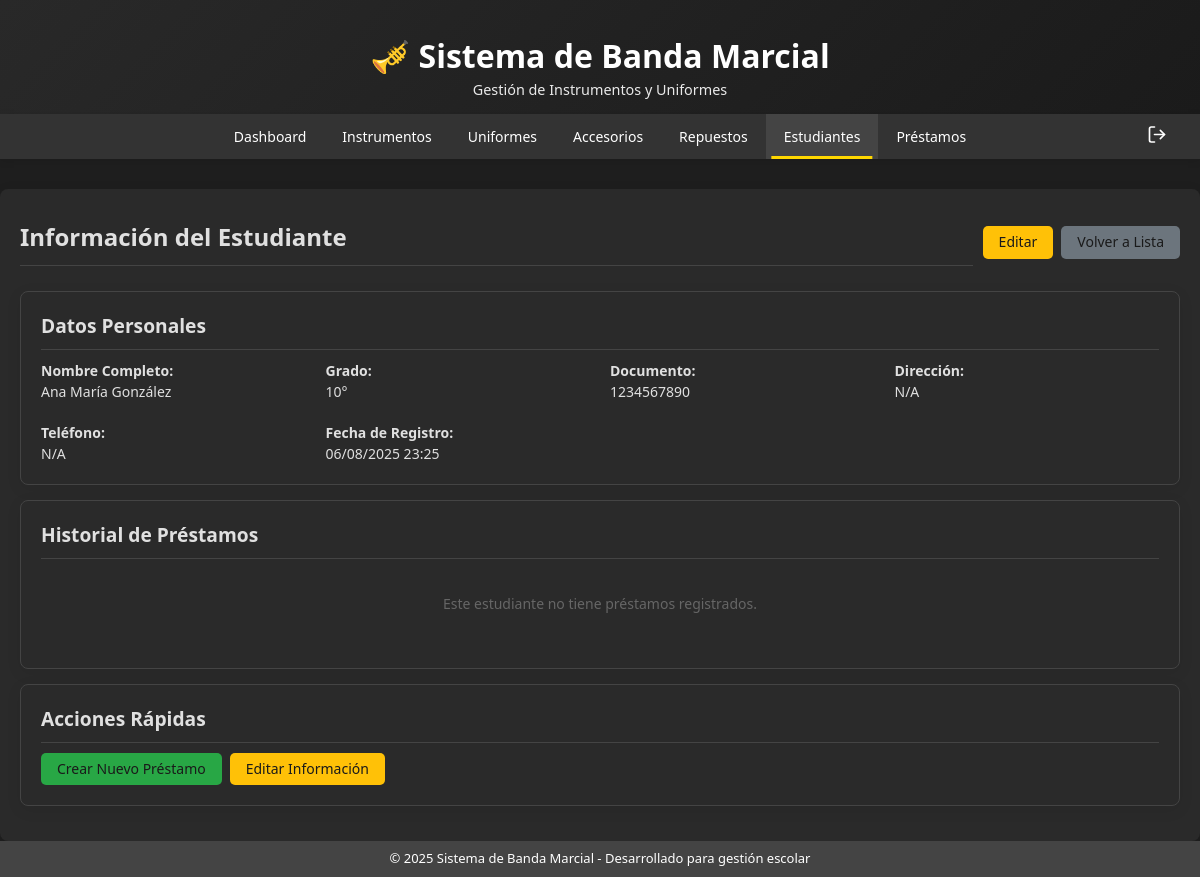
The page /modules/estudiantes/ver.php?id=1 (signed in) on the database its author committed.
### tables this page shows
CREATE TABLE IF NOT EXISTS estudiantes (
  id INT AUTO_INCREMENT PRIMARY KEY,
  nombre_completo VARCHAR(150) NOT NULL,
  grado VARCHAR(20) NOT NULL,
  documento_identidad VARCHAR(50) UNIQUE NOT NULL,
  direccion VARCHAR(255) NULL,  
  telefono VARCHAR(20) NULL,    
  fecha_registro TIMESTAMP DEFAULT CURRENT_TIMESTAMP,
  activo BOOLEAN DEFAULT TRUE
);

### modules/estudiantes/ver.php (the view, shortened to what this page needs)
<?php
require_once '../../includes/header.php';
$conn = getDBConnection();
$id = isset($_GET['id']) ? (int)$_GET['id'] : 0;
try {
    $stmt = $conn->prepare("SELECT *, direccion, telefono FROM estudiantes WHERE id = ?");
    $stmt->execute([$id]);
    $estudiante = $stmt->fetch(PDO::FETCH_ASSOC);
    $stmt = $conn->prepare("
        SELECT p.*,
               SUM(pi.cantidad_prestada) as total_items_prestados,
               SUM(pi.cantidad_prestada - pi.cantidad_devuelta) as items_pendientes
        FROM prestamos p
        LEFT JOIN prestamo_items pi ON p.id = pi.prestamo_id
        WHERE p.estudiante_id = ?
        GROUP BY p.id
        ORDER BY p.fecha_prestamo DESC
    ");
    $stmt->execute([$id]);
    $prestamos = $stmt->fetchAll(PDO::FETCH_ASSOC);
} catch(PDOException $e) {
    echo "Error: " . $e->getMessage();
    exit;
}
?>
<div class="main-content">
    <div class="header-actions">
        <h2>Información del Estudiante</h2>
        <div class="btn-group">
            <a href="editar.php?id=<?php echo $estudiante['id']; ?>" class="btn btn-warning">Editar</a>
            <a href="index.php" class="btn btn-secondary">Volver a Lista</a>
        </div>
    </div>
    <div class="card">
        <h3>Datos Personales</h3>
        <div style="display: grid; grid-template-columns: repeat(auto-fit, minmax(250px, 1fr)); gap: 20px;">
            <div>
                <strong>Nombre Completo:</strong><br>
                <?php echo htmlspecialchars($estudiante['nombre_completo']); ?>
            </div>
            <div>
                <strong>Grado:</strong><br>
                <?php echo htmlspecialchars($estudiante['grado']); ?>
            </div>
            <div>
                <strong>Documento:</strong><br>
                <?php echo htmlspecialchars($estudiante['documento_identidad']); ?>
            </div>
            <div>
                <strong>Dirección:</strong><br>
                <?php echo htmlspecialchars($estudiante['direccion'] ?? 'N/A'); ?>
            </div>
            <div>
                <strong>Teléfono:</strong><br>
                <?php echo htmlspecialchars($estudiante['telefono'] ?? 'N/A'); ?>
            </div>
            <div>
                <strong>Fecha de Registro:</strong><br>
                <?php echo date('d/m/Y H:i', strtotime($estudiante['fecha_registro'])); ?>
            </div>
        </div>
    </div>
    <div class="card">
        <h3>Historial de Préstamos</h3>
        <?php if (empty($prestamos)): ?>
        <p style="text-align: center; padding: 20px; color: #666;">
            Este estudiante no tiene préstamos registrados.
        </p>
        <?php endif; ?>
    </div>
    <div class="card">
        <h3>Acciones Rápidas</h3>
        <div class="btn-group">
            <a href="../prestamos/crear.php?estudiante_id=<?php echo $estudiante['id']; ?>" class="btn btn-success">Crear Nuevo Préstamo</a>
            <a href="editar.php?id=<?php echo $estudiante['id']; ?>" class="btn btn-warning">Editar Información</a>
        </div>
    </div>
</div>
<?php require_once '../../includes/footer.php'; ?>

### css/style.css (style rules this page uses)
:root { --color-bg-body: #1e1e1e; --color-bg-card: #2a2a2a; --color-text-dark: #e0e0e0; --color-text-medium: #b0b0b0; --color-border-light: #444444; --color-border-medium: #555555; --color-bg-medium: #3a3a3a; --color-header-bg-start: #282828; --color-header-bg-end: #1a1a1a; --color-nav-bg: #333333; --color-nav-hover: #444444; --color-nav-active-line: #ffd700; --color-primary-base: #ffd700; --color-primary-hover: #e0b800; --color-success-base: #28a745; --color-success-hover: #218838; --color-warning-base: #ffc107; --color-warning-hover: #e0a800; --color-danger-base: #dc3545; --color-danger-hover: #c82333; --color-secondary-base: #6c757d; --color-secondary-hover: #5a6268; --color-alert-success-bg: rgba(40, 167, 69, 0.2); --color-alert-success-text: #98e6a9; --color-alert-success-border: #28a745; --color-alert-error-bg: rgba(220, 53, 69, 0.2); --color-alert-error-text: #ff8a8a; --color-alert-error-border: #dc3545; --color-alert-warning-bg: rgba(255, 193, 7, 0.2); --color-alert-warning-text: #ffe082; --color-alert-warning-border: #ffc107; --color-status-disponible-bg: rgba(40, 167, 69, 0.2); --color-status-disponible-text: #98e6a9; --color-status-prestado-bg: rgba(255, 193, 7, 0.2); --color-status-prestado-text: #ffe082; --color-status-danado-bg: rgba(220, 53, 69, 0.2); --color-status-danado-text: #ff8a8a; --color-status-en-reparacion-bg: rgba(0, 123, 255, 0.2); --color-status-en-reparacion-text: #82b1ff; --color-status-activo-bg: rgba(40, 167, 69, 0.2); --color-status-activo-text: #98e6a9; --color-status-devuelto-bg: rgba(108, 117, 125, 0.2); --color-status-devuelto-text: #c0c0c0; --color-status-vencido-bg: rgba(220, 53, 69, 0.2); --color-status-vencido-text: #ff8a8a; --color-info-bg-light: rgba(0, 123, 255, 0.2); --color-info-border-dark: #007bff; --color-info-text-dark: #82b1ff; }
html, body { margin: 0; padding: 0; }
* { box-sizing: border-box; }
body { font-family: "Segoe UI", Tahoma, Geneva, Verdana, sans-serif; background-color: var(--color-bg-body); color: var(--color-text-dark); line-height: 1.5; font-size: 14px; display: flex; flex-direction: column; min-height: 100vh; }
.main-content { background: var(--color-bg-card); padding: 20px; border-radius: 8px; box-shadow: 0 4px 15px rgba(0, 0, 0, 0.08); transition: all 0.3s ease; }
.main-content h2 { font-size: 1.5rem; margin-bottom: 15px; color: var(--color-primary-base); border-bottom: 1px solid var(--color-border-light); padding-bottom: 10px; }
.btn { display: inline-flex; align-items: center; justify-content: center; padding: 8px 16px; background-color: var(--color-primary-base); color: var(--color-header-bg-end); text-decoration: none; border-radius: 5px; border: none; cursor: pointer; font-size: 14px; transition: all 0.3s ease; margin: 2px; position: relative; overflow: hidden; vertical-align: middle; line-height: 1.2; font-weight: 500; }
.btn-success { background-color: var(--color-success-base); }
.btn-warning { background-color: var(--color-warning-base); }
.btn-secondary { background-color: var(--color-secondary-base); }
.btn-group { display: flex; gap: 8px; align-items: center; flex-wrap: wrap; }
.btn-group .btn { margin: 0; }
.card { background: var(--color-bg-card); border-radius: 8px; padding: 20px; margin-bottom: 15px; box-shadow: 0 4px 15px rgba(0, 0, 0, 0.08); transition: all 0.3s ease; border: 1px solid var(--color-border-light); overflow: hidden; }
.card h3 { color: var(--color-text-dark); font-size: 1.2rem; margin-top: 0; margin-bottom: 10px; border-bottom: 1px solid var(--color-border-light); padding-bottom: 8px; }
.header-actions { display: flex; justify-content: space-between; align-items: center; padding: 10px 0; margin-bottom: 15px; flex-wrap: wrap; gap: 10px; }
.header-actions h2 { margin: 0; flex: 1; color: var(--color-text-dark); }
.header-actions .btn-group { flex: none; }
html { scroll-behavior: smooth; }

### rows shown on the page
estudiantes: nombre_completo "Ana María González", grado "10°", documento_identidad "1234567890", direccion "N/A", telefono "N/A", fecha_registro "06/08/2025 23:25"
